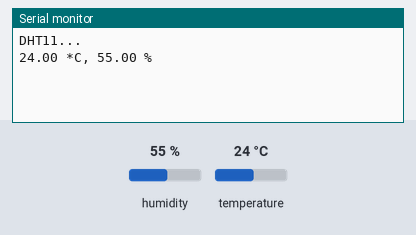
This sketch was run on a simulated Arduino Uno, built with avr-gcc and run on an emulated ATmega328P. Shown: the last lines printed to the serial monitor. The test bench sets the inputs (shaded band); at power-on: humidity 55 %, temperature 24 °C.

Above: at 3.2 s.
3.3 s: humidity set to 22 %
At 4.3 s:
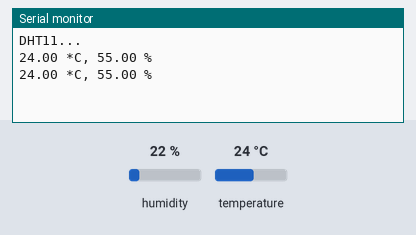
7.1 s: temperature set to 12 °C
At 8.4 s:
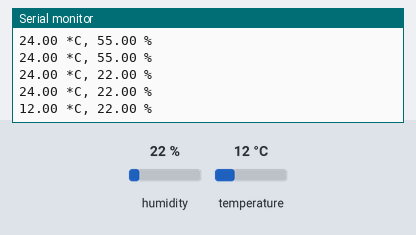
10.9 s: humidity set to 40 %
At 11.6 s:
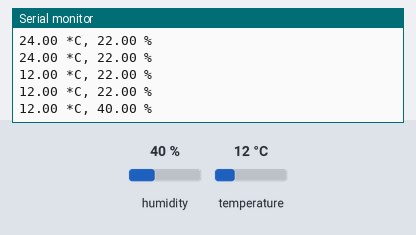
Timing chart, 0 to 13.9 s (numbered marks = the images above; inputs shaded):
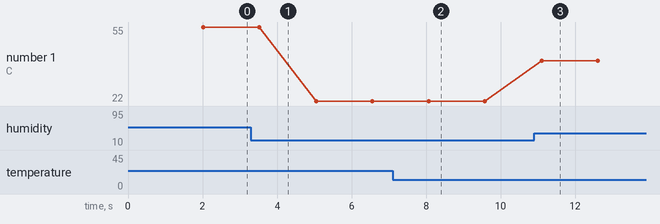

The sketch:

Lab10DHTtester.ino
```cpp
#include <Adafruit_Sensor.h>
#include <DHT.h>
#define DHTPIN 5     // Digital pin connected to the DHT sensor

// Uncomment the type of sensor in use:
#define DHTTYPE    DHT11     // DHT 11
//#define DHTTYPE    DHT22     // DHT 22 (AM2302)
//#define DHTTYPE    DHT21     // DHT 21 (AM2301)

DHT dht(DHTPIN, DHTTYPE);

void setup() {
  Serial.begin(115200);
  dht.begin();
    // start working...  Serial.println("=================================");
  delay(2000);
  Serial.println("DHT11...");
}

void loop() {


  // read without samples.
  float t = dht.readTemperature();
  float h = dht.readHumidity();
  if (isnan(t)||isnan(h)) {
    Serial.println("Failed to read from DHT sensor!");
  }
  else {
    Serial.print(t);Serial.print(" *C, ");
    Serial.print(h);Serial.println(" % ");
  }

  // DHT11 sampling rate is 1HZ.
  delay(1500);
}
```

Measured:
- after the input at 7.1 s, the serial monitor: prints a new line after 0.97 s (image 2)
- after the input at 10.9 s, the serial monitor: prints a new line after 0.20 s (image 3)
- plotted number 1: 55 → 22 after the input at 3.3 s, 22 → 40 after the input at 10.9 s
